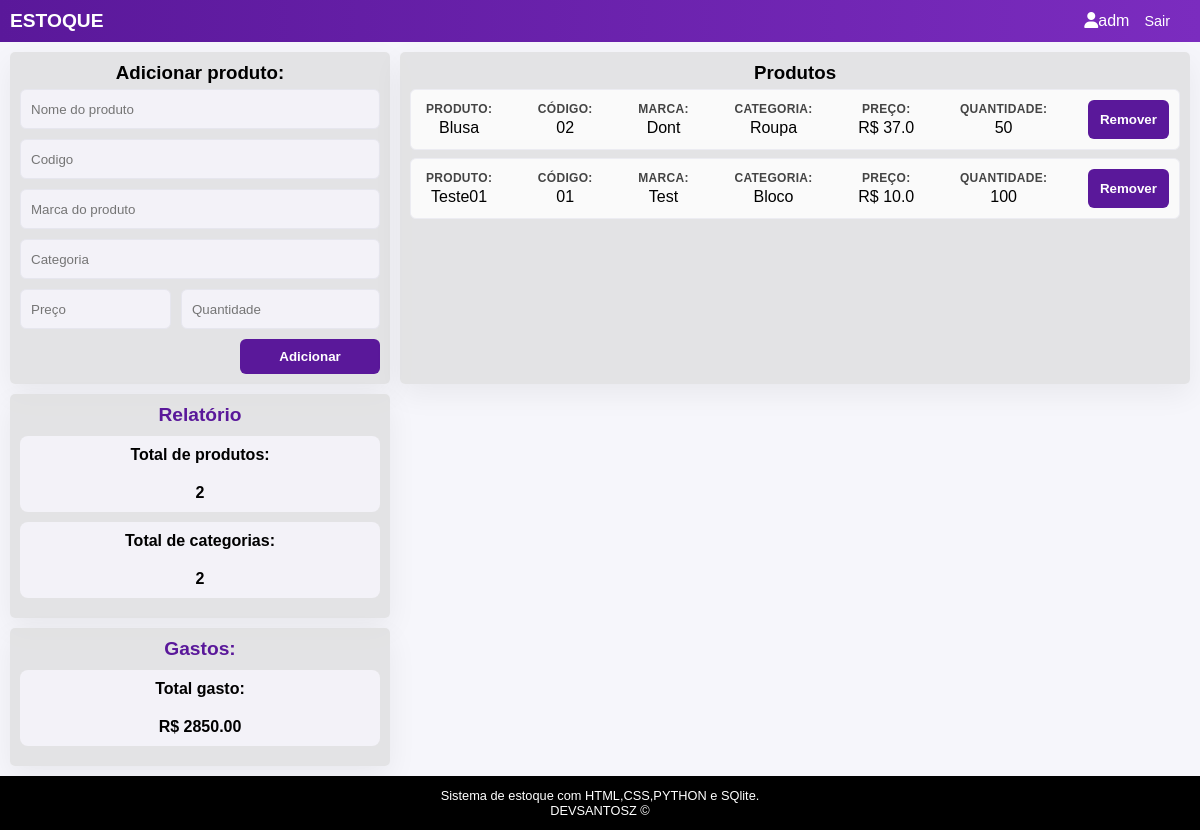
The app's page /dashboard (signed in) with its own data.
### tables this page shows
CREATE TABLE products (
            id INTEGER PRIMARY KEY AUTOINCREMENT,
            name TEXT NOT NULL,
            codigo TEXT NOT NULL UNIQUE,
            marca TEXT NOT NULL,
            categoria TEXT NOT NULL,
            price REAL NOT NULL DEFAULT 0,
            quantity INTEGER NOT NULL DEFAULT 0
        );

### app.py (the view)
@app.get("/dashboard")
def dashboard():
    if not require_login():
        return redirect("/")
    con = get_db()
    cur = con.cursor()
    cur.execute("""
        SELECT id, name, codigo, marca, categoria, price, quantity
        FROM products
        ORDER BY id DESC
    """)
    products = cur.fetchall()
    cur.execute("SELECT COUNT(*) AS total FROM products")
    total_products = cur.fetchone()["total"]
    cur.execute("SELECT COUNT(DISTINCT categoria) AS total FROM products")
    total_categories = cur.fetchone()["total"]
    cur.execute("SELECT COALESCE(SUM(price * quantity), 0) AS total FROM products")
    total_spent = cur.fetchone()["total"]
    con.close()
    return render_template(
        "dashboard.html",
        username=session["username"],
        products=products,
        total_products=total_products,
        total_categories=total_categories,
        total_spent=total_spent
    )

### app.py (called while the page is built)
def get_db():
    os.makedirs("data", exist_ok=True)
    con = sqlite3.connect(DB_PATH)
    con.row_factory = sqlite3.Row
    return con

def require_login():
    return "user_id" in session

### templates/dashboard.html (shortened to what this page needs)
<!DOCTYPE html>
<html lang="pt-br">
<head>
  <link rel="stylesheet" href="/static/style.css">
</head>
<body>
  <header class="topbar">
    <h2>ESTOQUE</h2>
    <div class="conta">
      <h1><i class="fa-solid fa-user"></i>{{ username }} </h1>
      <a href="/logout">Sair</a>
    </div>
  </header>
  <main class="container">
    <section class="card" id="pesq">
      <h3>Adicionar produto:</h3>
      <form method="post" action="/add" class="row">
          <input name="name" placeholder="Nome do produto" required>
          <input name="codigo" placeholder="Codigo" type="text" required>
          <input name="marca" placeholder="Marca do produto" type="text" required>
          <input name="categoria" placeholder="Categoria" type="text" required>
          <input type="number" name="price" placeholder="Preço" required min="0" step="0.01">
          <input name="qty" type="number" placeholder="Quantidade" required min="0" >
          <button type="submit">Adicionar</button>
      </form>
    </section>
    <section class="card" id="list-prod">
      <h3>Produtos</h3>
        <ul class="list">
          {% for p in products %}
            <li class="item">
              <div class="qtd">
                <p class="titulo">Produto:</p>
                {{ p["name"] }}
              </div>
              <div class="qtd">
                <p class="titulo">Código:</p>
                {{ p["codigo"] }}
              </div>
              <div class="qtd">
                <p class="titulo">Marca:</p>
                {{ p["marca"] }}
              </div>
              <div class="qtd">
                <p class="titulo">Categoria:</p>
                {{ p["categoria"] }}
              </div>
              <div class="qtd">
                <p class="titulo">Preço:</p>
                R$ {{ p["price"] }}
              </div>
              <div class="qtd">
                <p class="titulo">Quantidade:</p>
                {{ p["quantity"] }}
              </div>
              <div class="acoes">
                <form action="/remove/{{ p['id'] }}" method="post">
                  <button type="submit">Remover</button>
                </form>
            </div>
          </li>
          {% endfor %}
        </ul>
    </section>
    <section class="card" id="card-relatorio">
      <h3>Relatório</h3>
      <div class="rel">
          <p>Total de produtos: </p>
          <p>{{ total_products }}</p>
      </div>
      <div class="rel">
        <p>Total de categorias: </p>
        <p>{{ total_categories }}</p>
      </div>
    </section>
    <section class="card" id="card-gast">
      <h3>Gastos:</h3>
      <div class="rel">
        <p>Total gasto: </p>
        <p>R$ {{ '%.2f'|format(total_spent) }}</p>
      </div>
    </section>
  </main>
  <footer>
    <p>Sistema de estoque com HTML,CSS,PYTHON e SQlite.</p>
    <p><a href="https://github.com/Devsantosz" target="_blank">DEVSANTOSZ </a>&copy</p>
  </footer>
</body>
</html>

### static/style.css (style rules this page uses)
* { margin: 0; padding: 0; box-sizing: border-box; font-family: Arial, sans-serif; }
body { background: #f6f6fb; }
.topbar { text-align: center; color: #fff; padding: 10px; background: linear-gradient(90deg, #5a189a, #7b2cbf); border-bottom: none; display: flex; flex-flow: row nowrap; justify-content: space-between; align-content: center; justify-items: center; align-items: center; }
.topbar h2 { font-size: 1.2em; font-weight: 700; }
.conta { display: flex; justify-content: space-between; align-items: center; padding: 0 20px; }
.conta h1 { font-size: 1em; font-weight: 400; }
.conta a { color: #fff; text-decoration: none; font-size: 0.9em; margin-left: 15px; }
main { display: grid; grid-template-columns: 1fr 40%; grid-template-rows: auto auto auto; gap: 10px; padding: 10px; min-height: calc(100vh - 96px); background: #f6f6fb; }
.card { background: #ddddddb7; padding: 10px; border-radius: 5px; box-shadow: 0 10px 30px rgba(0,0,0,0.06); }
#pesq { display: grid; grid-column: 1 / -1; }
#list-prod { display: flex; flex-direction: column; grid-column: 1 / -1; }
#card-relatorio { grid-column: 1 / 2; }
#card-gast { grid-column: 2 / 3; }
#pesq h3, #list-prod h3 { margin-bottom: 5px; text-align: center; }
.row { display: grid; grid-template-columns: auto auto; grid-template-rows: auto; gap: 10px; }
.row input[name="name"] { grid-column: 1 / -1; max-width: none; }
.row input[name="price"] { grid-column: 1; }
.row input[name="qty"] { grid-column: 2; }
input { height: 40px; grid-column: 1 / -1; width: 100%; padding: 10px; border: 1px solid #e6e6ee; border-radius: 6px; background: #f3f2f8; outline: none; }
button { grid-column: 2; padding: 10px 14px; border: 0; border-radius: 6px; cursor: pointer; background: #5a189a; color: white; font-weight: 700; transition: 0.2s ease; }
#pesq .row button { grid-column: 2; justify-self: end; min-width: 140px; }
.list { list-style: none; height: 100%; overflow-y: auto; display: flex; flex-direction: column; gap: 8px; }
.item { background: #fafafa; border: 1px solid #ececf2; border-radius: 6px; display: flex; justify-content: space-between; gap: 10px; flex-flow: row wrap; align-items: center; padding: 10px; transition: 0.2s ease; }
.item { min-width: 0; }
.titulo { font-weight: 800; font-size: 12px; color: #444; padding-bottom: 3px; text-transform: uppercase; letter-spacing: 0.3px; }
.item .qtd { margin: 0px 5px ; text-align: center; }
.item .acoes { display: flex; justify-content: flex-end; }
.item .acoes button { padding: 12px; border-radius: 6px; }
#card-relatorio p { text-align: center; font-weight: 600; padding: 10px 0px; }
#card-relatorio h3 { color: #5a189a; text-align: center; font-size: 1.2em; font-weight: 700; }
#card-relatorio p { text-align: center; font-size: 1em; font-weight: 600; padding: 10px 0px; }
.rel { height: max-content; background-color: #f3f2f8; justify-content: space-between; border-radius: 8px; margin: 10px 0px; }
#card-gast h3 { color: #5a189a; text-align: center; font-size: 1.2em; font-weight: 700; }
#card-gast p { text-align: center; font-size: 1em; font-weight: 600; padding: 10px 0px; }
footer { padding: 12px; color: #ffffff; background-color: #000000; text-align: center; font-family: 'Times New Roman', Times, serif; font-size: 0.8em; }
footer p a { color: rgb(255, 255, 255); text-decoration: none; }
@media screen and (min-width: 768px) { main { grid-template-columns: 380px 1fr; align-items: start; } }
@media screen and (min-width: 768px) { #pesq { grid-template-columns: auto; grid-column: 1; grid-row: 1 / 2; height: 100%; } }
@media screen and (min-width: 768px) { #list-prod { grid-column: 2; height: 100%; } }
@media screen and (min-width: 768px) { #card-relatorio { grid-column: 1; height: 100%; } }
@media screen and (min-width: 768px) { #card-gast { grid-column: 1; height: 100%; } }

### records on screen
products: name "Blusa", codigo "02", marca "Dont", categoria "Roupa", price "37.0", quantity "50"
products: name "Teste01", codigo "01", marca "Test", categoria "Bloco", price "10.0", quantity "100"

### other values on screen
{{ username }} "adm"
{{ total_products }} "2"
{{ total_categories }} "2"
{{ '%.2f'|format(total_spent) }} "2850.00"
